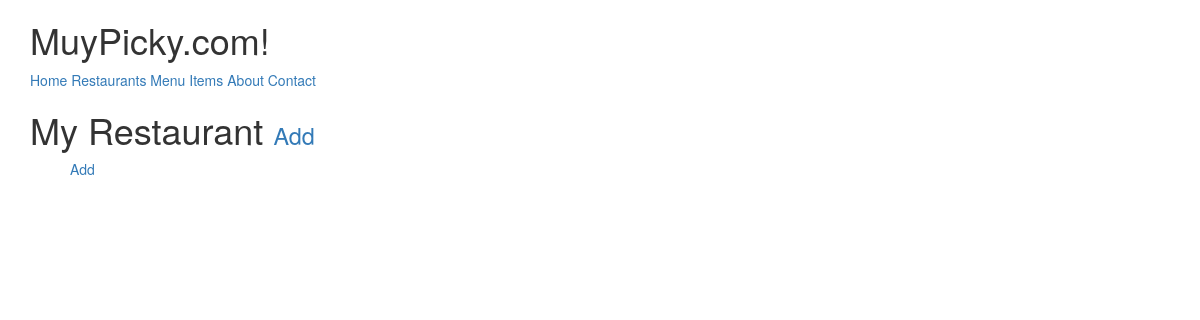
/restaurants/ (signed in), run on an earlier commit of the app's database.
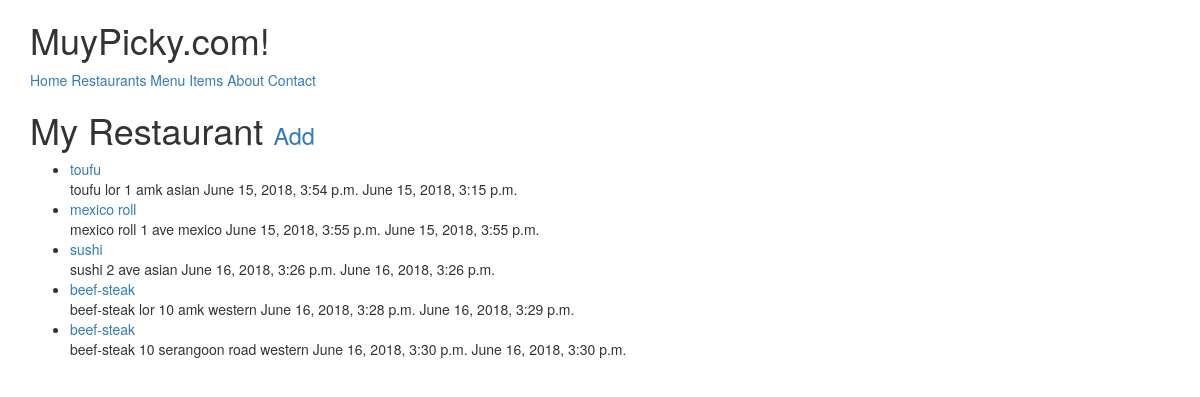
And on a later commit of the database.
### restaurants/models.py (models this page shows, shortened)
class RestaurantLocation(models.Model):
	owner 		= models.ForeignKey(Users) #class_instance.model_set.all()  # Django Models Unleashed JOINCFE.com
	name 		= models.CharField(max_length=120)
	location 	= models.CharField(max_length=120, null=True, blank=True)
	category 	= models.CharField(max_length=120, null=True, blank=True, validators=[validate_category])
	timestamp	= models.DateTimeField(auto_now=False, auto_now_add=False, null=True, blank=True)
	update 		= models.DateTimeField(auto_now_add=True)
	slug		= models.SlugField(null=True, blank=True)
	objects = RestaurantLocationManager() #add Model.objects.all()
	def __str__(self):
		return self.name
	def get_absolute_url(self):
		return reverse('restaurants:detail', kwargs={'slug': self.slug})

### restaurants/views.py (the view)
class RestaurantsListView(LoginRequiredMixin, ListView):
	def get_queryset(self):
		return RestaurantLocation.objects.filter(owner=self.request.user)

### restaurants/models.py (called while the page is built)
	def get_queryset(self):
		return RestaurantLocationQuerySet(self.model,using=self._db)

### restaurants/templates/restaurants/restaurantlocation_list.html (shortened to what this page needs)
{% extends "base.html" %}
{% block content %}
<h1>My Restaurant <small><a href='{% url "restaurants:create" %}'>Add</a></small></h1>
<ul>
	{% for obj in object_list %}
		<li>
			<a href='{{ obj.get_absolute_url }}'/>{{obj}}</a><br/>
			{{ obj.name }} {{ obj.location }} {{ obj.category }} {{ obj.timestamp }} {{ obj.update }}
		</li>
		{% empty %}
		<a href='{% url "restaurants:create" %}'>Add</a>
	{% endfor %}
</ul>
{% endblock content %}

### templates/base.html (shortened to what this page needs)
<!DOCTYPE html>
	<html lang=en>
	<head>
		{% include 'snippets/css.html' %}
	</head>
	<body>
		{% include 'snippets/nav.html' %}
		<div class='container'>
			{% block content %}{% endblock content %}
		</div>

### templates/snippets/css.html (shortened to what this page needs)
<link rel="stylesheet" href="https://maxcdn.bootstrapcdn.com/bootstrap/3.3.7/css/bootstrap.min.css">
<link rel="stylesheet" href="https://maxcdn.bootstrapcdn.com/bootstrap/3.3.7/css/bootstrap-theme.min.css">

### templates/snippets/nav.html
<div class='container'>
	<h1>MuyPicky.com!</h1>
	<a href='{% url "home" %}'>Home</a>
	<a href='{% url "restaurants:list" %}'>Restaurants</a>
	<a href='{% url "menus:list" %}'>Menu Items</a>
	<a href='{% url "about" %}'>About</a>
	<a href='{% url "contact" %}'>Contact</a>
</div>

What changed in the data, as far as the page shows it:
added RestaurantLocation: name "toufu", location "lor 1 amk", category "asian", timestamp "June 15, 2018, 3:54 p.m.", update "June 15, 2018, 3:15 p.m."
added RestaurantLocation: name "mexico roll", location "1 ave", category "mexico", timestamp "June 15, 2018, 3:55 p.m.", update "June 15, 2018, 3:55 p.m."
added RestaurantLocation: name "sushi", location "2 ave", category "asian", timestamp "June 16, 2018, 3:26 p.m.", update "June 16, 2018, 3:26 p.m."
added RestaurantLocation: name "beef-steak", location "lor 10 amk", category "western", timestamp "June 16, 2018, 3:28 p.m.", update "June 16, 2018, 3:29 p.m."
added RestaurantLocation: name "beef-steak", location "10 serangoon road", category "western", timestamp "June 16, 2018, 3:30 p.m.", update "June 16, 2018, 3:30 p.m."
Also different on the page:
text no longer shown: "Add"
